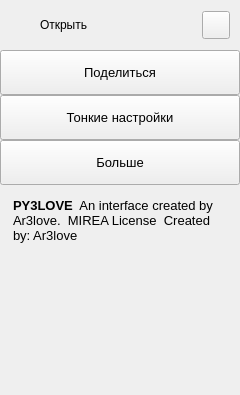
        <widget class="QFrame" name="extraLeftBox">
         <property name="minimumSize">
          <size>
           <width>0</width>
           <height>0</height>
          </size>
         </property>
         <property name="maximumSize">
          <size>
           <width>0</width>
           <height>16777215</height>
          </size>
         </property>
         <property name="frameShape">
          <enum>QFrame::Shape::NoFrame</enum>
         </property>
         <property name="frameShadow">
          <enum>QFrame::Shadow::Raised</enum>
         </property>
         <layout class="QVBoxLayout" name="extraColumLayout">
          <property name="spacing">
           <number>0</number>
          </property>
          <property name="leftMargin">
           <number>0</number>
          </property>
          <property name="topMargin">
           <number>0</number>
          </property>
          <property name="rightMargin">
           <number>0</number>
          </property>
          <property name="bottomMargin">
           <number>0</number>
          </property>
          <item>
           <widget class="QFrame" name="extraTopBg">
            <property name="minimumSize">
             <size>
              <width>0</width>
              <height>50</height>
             </size>
            </property>
            <property name="maximumSize">
             <size>
              <width>16777215</width>
              <height>50</height>
             </size>
            </property>
            <property name="frameShape">
             <enum>QFrame::Shape::NoFrame</enum>
            </property>
            <property name="frameShadow">
             <enum>QFrame::Shadow::Raised</enum>
            </property>
            <layout class="QVBoxLayout" name="verticalLayout_5">
             <property name="spacing">
              <number>0</number>
             </property>
             <property name="leftMargin">
              <number>0</number>
             </property>
             <property name="topMargin">
              <number>0</number>
             </property>
             <property name="rightMargin">
              <number>0</number>
             </property>
             <property name="bottomMargin">
              <number>0</number>
             </property>
             <item>
              <layout class="QGridLayout" name="extraTopLayout">
               <property name="leftMargin">
                <number>10</number>
               </property>
               <property name="rightMargin">
                <number>10</number>
               </property>
               <property name="horizontalSpacing">
                <number>10</number>
               </property>
               <property name="verticalSpacing">
                <number>0</number>
               </property>
               <item row="0" column="0">
                <widget class="QFrame" name="extraIcon">
                 <property name="minimumSize">
                  <size>
                   <width>20</width>
                   <height>0</height>
                  </size>
                 </property>
                 <property name="maximumSize">
                  <size>
                   <width>20</width>
                   <height>20</height>
                  </size>
                 </property>
                 <property name="frameShape">
                  <enum>QFrame::Shape::NoFrame</enum>
                 </property>
                 <property name="frameShadow">
                  <enum>QFrame::Shadow::Raised</enum>
                 </property>
                </widget>
               </item>
               <item row="0" column="1">
                <widget class="QLabel" name="extraLabel">
                 <property name="minimumSize">
                  <size>
                   <width>150</width>
                   <height>0</height>
                  </size>
                 </property>
                 <property name="text">
                  <string>Открыть</string>
                 </property>
                </widget>
               </item>
               <item row="0" column="2">
                <widget class="QPushButton" name="extraCloseColumnBtn">
                 <property name="minimumSize">
                  <size>
                   <width>28</width>
                   <height>28</height>
                  </size>
                 </property>
                 <property name="maximumSize">
                  <size>
                   <width>28</width>
                   <height>28</height>
                  </size>
                 </property>
                 <property name="cursor">
                  <cursorShape>PointingHandCursor</cursorShape>
                 </property>
                 <property name="toolTip">
                  <string>Закрыть</string>
                 </property>
                 <property name="text">
                  <string/>
                 </property>
                 <property name="icon">
                  <iconset>
                   <normaloff>:/icons/images/icons/icon_close.png</normaloff>:/icons/images/icons/icon_close.png</iconset>
                 </property>
                 <property name="iconSize">
                  <size>
                   <width>20</width>
                   <height>20</height>
                  </size>
                 </property>
                </widget>
               </item>
              </layout>
             </item>
            </layout>
           </widget>
          </item>
          <item>
           <widget class="QFrame" name="extraContent">
            <property name="frameShape">
             <enum>QFrame::Shape::NoFrame</enum>
            </property>
            <property name="frameShadow">
             <enum>QFrame::Shadow::Raised</enum>
            </property>
            <layout class="QVBoxLayout" name="verticalLayout_12">
             <property name="spacing">
              <number>0</number>
             </property>
             <property name="leftMargin">
              <number>0</number>
             </property>
             <property name="topMargin">
              <number>0</number>
             </property>
             <property name="rightMargin">
              <number>0</number>
             </property>
             <property name="bottomMargin">
              <number>0</number>
             </property>
             <item alignment="Qt::AlignmentFlag::AlignTop">
              <widget class="QFrame" name="extraTopMenu">
               <property name="frameShape">
                <enum>QFrame::Shape::NoFrame</enum>
               </property>
               <property name="frameShadow">
                <enum>QFrame::Shadow::Raised</enum>
               </property>
               <layout class="QVBoxLayout" name="verticalLayout_11">
                <property name="spacing">
                 <number>0</number>
                </property>
                <property name="leftMargin">
                 <number>0</number>
                </property>
                <property name="topMargin">
                 <number>0</number>
                </property>
                <property name="rightMargin">
                 <number>0</number>
                </property>
                <property name="bottomMargin">
                 <number>0</number>
                </property>
                <item>
                 <widget class="QPushButton" name="btn_share">
                  <property name="sizePolicy">
                   <sizepolicy hsizetype="Expanding" vsizetype="Fixed">
                    <horstretch>0</horstretch>
                    <verstretch>0</verstretch>
                   </sizepolicy>
                  </property>
                  <property name="minimumSize">
                   <size>
                    <width>0</width>
                    <height>45</height>
                   </size>
                  </property>
                  <property name="font">
                   <font>
                    <family>Segoe UI</family>
                    <pointsize>10</pointsize>
                    <italic>false</italic>
                    <bold>false</bold>
                   </font>
                  </property>
                  <property name="cursor">
                   <cursorShape>PointingHandCursor</cursorShape>
                  </property>
                  <property name="layoutDirection">
                   <enum>Qt::LayoutDirection::LeftToRight</enum>
                  </property>
                  <property name="styleSheet">
                   <string notr="true">background-image: url(:/icons/images/icons/cil-share-boxed.png);</string>
                  </property>
                  <property name="text">
                   <string>Поделиться</string> # Share
                  </property>
                 </widget>
                </item>
                <item>
                 <widget class="QPushButton" name="btn_adjustments">
                  <property name="sizePolicy">
                   <sizepolicy hsizetype="Expanding" vsizetype="Fixed">
                    <horstretch>0</horstretch>
                    <verstretch>0</verstretch>
                   </sizepolicy>
                  </property>
                  <property name="minimumSize">
                   <size>
                    <width>0</width>
                    <height>45</height>
                   </size>
                  </property>
                  <property name="font">
                   <font>
                    <family>Segoe UI</family>
                    <pointsize>10</pointsize>
                    <italic>false</italic>
                    <bold>false</bold>
                   </font>
                  </property>
                  <property name="cursor">
                   <cursorShape>PointingHandCursor</cursorShape>
                  </property>
                  <property name="layoutDirection">
                   <enum>Qt::LayoutDirection::LeftToRight</enum>
                  </property>
                  <property name="styleSheet">
                   <string notr="true">background-image: url(:/icons/images/icons/cil-equalizer.png);</string>
                  </property>
                  <property name="text">
                   <string>Тонкие настройки</string>
                  </property>
                 </widget>
                </item>
                <item>
                 <widget class="QPushButton" name="btn_more">
                  <property name="sizePolicy">
                   <sizepolicy hsizetype="Expanding" vsizetype="Fixed">
                    <horstretch>0</horstretch>
                    <verstretch>0</verstretch>
                   </sizepolicy>
                  </property>
                  <property name="minimumSize">
                   <size>
                    <width>0</width>
                    <height>45</height>
                   </size>
                  </property>
                  <property name="font">
                   <font>
                    <family>Segoe UI</family>
                    <pointsize>10</pointsize>
                    <italic>false</italic>
                    <bold>false</bold>
                   </font>
                  </property>
                  <property name="cursor">
                   <cursorShape>PointingHandCursor</cursorShape>
                  </property>
                  <property name="layoutDirection">
                   <enum>Qt::LayoutDirection::LeftToRight</enum>
                  </property>
                  <property name="styleSheet">
                   <string notr="true">background-image: url(:/icons/images/icons/cil-layers.png);</string>
                  </property>
                  <property name="text">
                   <string>Больше</string>
                  </property>
                 </widget>
                </item>
               </layout>
              </widget>
             </item>
             <item>
              <widget class="QFrame" name="extraCenter">
               <property name="frameShape">
                <enum>QFrame::Shape::NoFrame</enum>
               </property>
               <property name="frameShadow">
                <enum>QFrame::Shadow::Raised</enum>
               </property>
               <layout class="QVBoxLayout" name="verticalLayout_10">
                <item>
                 <widget class="QTextEdit" name="textEdit">
                  <property name="minimumSize">
                   <size>
                    <width>222</width>
                    <height>0</height>
                   </size>
                  </property>
                  <property name="styleSheet">
                   <string notr="true">background: transparent;</string>
                  </property>
                  <property name="frameShape">
                   <enum>QFrame::Shape::NoFrame</enum>
                  </property>
                  <property name="readOnly">
                   <bool>true</bool>
                  </property>
                  <property name="markdown">
                   <string>**PY3LOVE**  An interface created by Ar3love.  MIREA License  Created by: Ar3love

</string>
                  </property>
                  <property name="html">
                   <string>&lt;!DOCTYPE HTML PUBLIC &quot;-//W3C//DTD HTML 4.0//EN&quot; &quot;http://www.w3.org/TR/REC-html40/strict.dtd&quot;&gt;
&lt;html&gt;&lt;head&gt;&lt;meta name=&quot;qrichtext&quot; content=&quot;1&quot; /&gt;&lt;meta charset=&quot;utf-8&quot; /&gt;&lt;style type=&quot;text/css&quot;&gt;
p, li { white-space: pre-wrap; }
hr { height: 1px; border-width: 0; }
li.unchecked::marker { content: &quot;\2610&quot;; }
li.checked::marker { content: &quot;\2612&quot;; }
&lt;/style&gt;&lt;/head&gt;&lt;body style=&quot; font-family:'Segoe UI'; font-size:10pt; font-weight:400; font-style:normal;&quot;&gt;
&lt;p style=&quot; margin-top:6px; margin-bottom:6px; margin-left:0px; margin-right:0px; -qt-block-indent:0; text-indent:0px;&quot;&gt;&lt;span style=&quot; font-weight:700;&quot;&gt;PY3LOVE&lt;/span&gt;  An interface created by Ar3love.  MIREA License  Created by: Ar3love&lt;/p&gt;&lt;/body&gt;&lt;/html&gt;</string>
                  </property>
                  <property name="acceptRichText">
                   <bool>true</bool>
                  </property>
                 </widget>
                </item>
               </layout>
              </widget>
             </item>
             <item>
              <widget class="QFrame" name="extraBottom">
               <property name="frameShape">
                <enum>QFrame::Shape::NoFrame</enum>
               </property>
               <property name="frameShadow">
                <enum>QFrame::Shadow::Raised</enum>
               </property>
              </widget>
             </item>
            </layout>
           </widget>
          </item>
         </layout>
        </widget>
